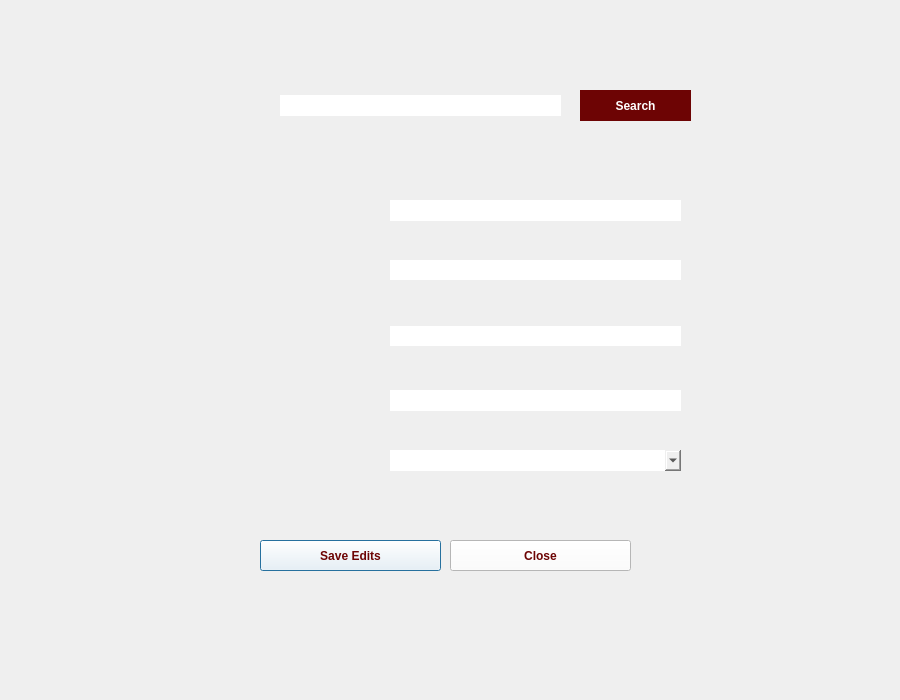
<?xml version="1.0" encoding="UTF-8"?>
<ui version="4.0">
 <class>editmembers</class>
 <widget class="QDialog" name="editmembers">
  <property name="geometry">
   <rect>
    <x>0</x>
    <y>0</y>
    <width>900</width>
    <height>700</height>
   </rect>
  </property>
  <property name="windowTitle">
   <string>LibTech</string>
  </property>
  <property name="windowIcon">
   <iconset resource="Pictures.qrc">
    <normaloff>:/new/prefix1/pics/LibTechLogo.png</normaloff>:/new/prefix1/pics/LibTechLogo.png</iconset>
  </property>
  <widget class="QLabel" name="label">
   <property name="geometry">
    <rect>
     <x>0</x>
     <y>0</y>
     <width>901</width>
     <height>701</height>
    </rect>
   </property>
   <property name="text">
    <string/>
   </property>
   <property name="pixmap">
    <pixmap resource="Pictures.qrc">:/new/prefix1/pics/editmembers3.png</pixmap>
   </property>
  </widget>
  <widget class="QLineEdit" name="firstNameLineEdit">
   <property name="geometry">
    <rect>
     <x>390</x>
     <y>200</y>
     <width>291</width>
     <height>21</height>
    </rect>
   </property>
   <property name="styleSheet">
    <string notr="true">border: none</string>
   </property>
  </widget>
  <widget class="QLineEdit" name="emailLineEdit">
   <property name="geometry">
    <rect>
     <x>390</x>
     <y>390</y>
     <width>291</width>
     <height>21</height>
    </rect>
   </property>
   <property name="styleSheet">
    <string notr="true">border: none</string>
   </property>
  </widget>
  <widget class="QLineEdit" name="memberIdLineEdit">
   <property name="geometry">
    <rect>
     <x>280</x>
     <y>95</y>
     <width>281</width>
     <height>21</height>
    </rect>
   </property>
   <property name="styleSheet">
    <string notr="true">border: none</string>
   </property>
  </widget>
  <widget class="QLineEdit" name="lastNameLineEdit">
   <property name="geometry">
    <rect>
     <x>390</x>
     <y>260</y>
     <width>291</width>
     <height>20</height>
    </rect>
   </property>
   <property name="styleSheet">
    <string notr="true">border: none</string>
   </property>
  </widget>
  <widget class="QLineEdit" name="contactNumberLineEdit">
   <property name="geometry">
    <rect>
     <x>390</x>
     <y>326</y>
     <width>291</width>
     <height>20</height>
    </rect>
   </property>
   <property name="styleSheet">
    <string notr="true">border: none</string>
   </property>
  </widget>
  <widget class="QComboBox" name="genderComboBox">
   <property name="geometry">
    <rect>
     <x>390</x>
     <y>450</y>
     <width>291</width>
     <height>21</height>
    </rect>
   </property>
   <property name="styleSheet">
    <string notr="true">border: none</string>
   </property>
  </widget>
  <widget class="QPushButton" name="saveButton">
   <property name="geometry">
    <rect>
     <x>260</x>
     <y>540</y>
     <width>181</width>
     <height>31</height>
    </rect>
   </property>
   <property name="font">
    <font>
     <bold>true</bold>
    </font>
   </property>
   <property name="styleSheet">
    <string notr="true">background-color: rgb(255, 255, 255);
color: rgb(109, 4, 4);</string>
   </property>
   <property name="text">
    <string>Save Edits</string>
   </property>
  </widget>
  <widget class="QPushButton" name="closeButton">
   <property name="geometry">
    <rect>
     <x>450</x>
     <y>540</y>
     <width>181</width>
     <height>31</height>
    </rect>
   </property>
   <property name="font">
    <font>
     <bold>true</bold>
    </font>
   </property>
   <property name="styleSheet">
    <string notr="true">background-color: rgb(255, 255, 255);
color: rgb(109, 4, 4);</string>
   </property>
   <property name="text">
    <string>Close</string>
   </property>
  </widget>
  <widget class="QPushButton" name="searchButton">
   <property name="geometry">
    <rect>
     <x>580</x>
     <y>90</y>
     <width>111</width>
     <height>31</height>
    </rect>
   </property>
   <property name="font">
    <font>
     <bold>true</bold>
    </font>
   </property>
   <property name="styleSheet">
    <string notr="true">background-color: rgb(109, 4, 4);
color: rgb(255, 255, 255);
border: none
</string>
   </property>
   <property name="text">
    <string>Search</string>
   </property>
  </widget>
 </widget>
 <resources>
  <include location="Pictures.qrc"/>
 </resources>
 <connections/>
</ui>
